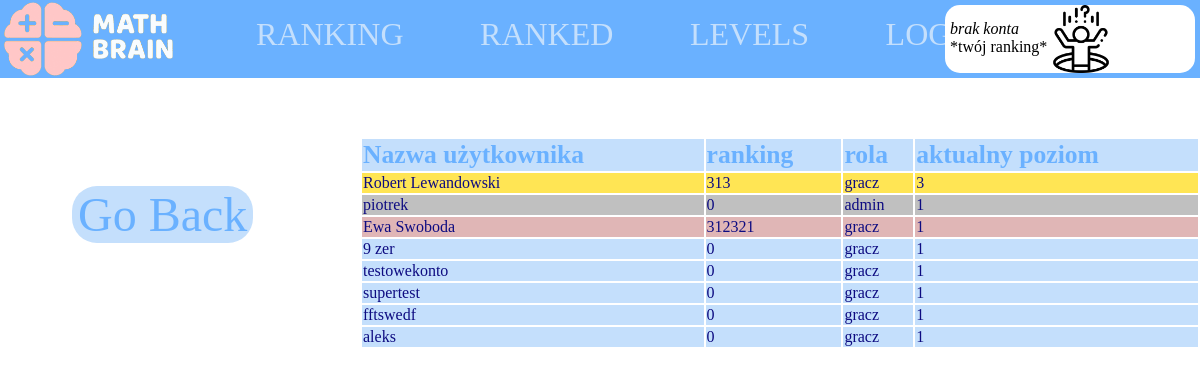
The page /main/uzytkownicy/index.php on the database its author committed.
### tables this page shows
CREATE TABLE `uzytkownik` (
  `id_uzytkownik` int(11) NOT NULL,
  `nick` varchar(30) NOT NULL,
  `telefon` varchar(15) NOT NULL,
  `haslo` varchar(255) NOT NULL,
  `ranking` int(11) DEFAULT 0,
  `rola` tinyint(1) NOT NULL DEFAULT 0,
  `plec` tinyint(1) NOT NULL,
  `poziom` int(11) NOT NULL DEFAULT 1
);

### main/uzytkownicy/index.php (the view, shortened to what this page needs)
<?php include_once "../../inc/header.php";?>
    <!DOCTYPE html>
    <html lang="en">
    <head>
        <link rel="stylesheet" href="styl.css">
    </head>
    <body>
        <section id="lewo">
           <button onclick="history.back()">Go Back</button>
        </section>
    <section id="prawo">
    <table>
        <tr>
            <th>Nazwa użytkownika</th>
            <th>ranking</th>
            <th>rola</th>
            <th>aktualny poziom</th>
        </tr>
        <?php
        $uczestnicySql = 'SELECT `nick`, `ranking`, `rola`, `poziom`, `plec`, `telefon` FROM `uzytkownik` ORDER BY `poziom` DESC;';
        $uczesnicyResult = mysqli_query($conn, $uczestnicySql);
        while($uczestnicyRow = mysqli_fetch_assoc($uczesnicyResult)){
            echo '<tr>';
            echo '<td>'. $uczestnicyRow ["nick"] . '</td>';
            echo '<td>'. $uczestnicyRow ["ranking"] . '</td>';
            if($uczestnicyRow ["rola"] == 0){
                echo '<td> gracz </td>';
            }
            else{
                echo '<td> admin </td>';
            }
            echo '<td>'. $uczestnicyRow["poziom"] . '</td>';
            echo '</tr>';
        }
?>
 </section>
   </body>
</html>

### inc/header.php (shortened to what this page needs)
<!DOCTYPE html>
<html lang="en">
<head>
    <link rel="stylesheet" href="/mathbrain/inc/headerstyle.css">
</head>
<body>
<header id="banner">
<a href="/mathbrain/main/lobby.php"><img src="/mathbrain/inc/logo3.png" alt="Logo Math brain"></a>
<ul id="listaHeader">
    <li><a href="/mathbrain/main/uzytkownicy">RANKING</a></li>
    <li><a href="/mathbrain/main/ranked">RANKED</a></li>
    <li><a href="/mathbrain/main/lobby.php">LEVELS</a></li>
    <?php
    if (!isset($_SESSION['tel']) || empty($_SESSION['tel'])) {
        echo "<li><a href='/mathbrain/logowanie/logowanie.php'>LOGIN</a></li>";
    } else {
        echo '
        <form method="post" action="">
            <button id="wyloguj" type="submit" name="wyloguj">LOGOUT</button>
        </form>
        ';
    }
    ?>
</ul>
<?php
if (!isset($_SESSION["tel"]) || empty($_SESSION["tel"])) {
    echo '
    <div id="dane">
        <div id="informacje">
            <p id="nazwa"><i>brak konta</i><br>*twój ranking*</p>
        </div>
        <img id="profilowe" src="/mathbrain/inc/awatary/dziura.png">
    </div>
    ';
}
?>
</header>
</body>
</html>

### inc/headerstyle.css (style rules this page uses)
body { margin: 0; }
#banner { position: fixed; background-color: #6ab1ff; height: 78px; width: 100%; display: flex; flex-wrap: nowrap; z-index: 1000; overflow-x: auto; overflow-y: hidden; }
#banner img[src="/mathbrain/inc/logo3.png"] { height: 80px; margin-top: -2px; }
#banner ul { margin-left: -3%; list-style: none; display: flex; overflow-x: auto; overflow-y: hidden; width: 980px; z-index: 20; }
#banner li { font-size: 200%; cursor: pointer; margin-top: 0px; margin-left: 10%; font-family: 'Baloo'; }
#banner a { text-decoration: none; color: #c4dffc; }
#dane { font-family: 'Baloo'; color: black; font-size: 100%; overflow: auto; min-width: 250px; height: 87%; margin: 5px; background-color: white; margin-left: auto; display: flex; flex-wrap: nowrap; white-space: nowrap; border-radius: 15px; }
#dane p { margin-top: 15px; margin-left: 5px; }

### main/uzytkownicy/styl.css (style rules this page uses)
body { background-color: white; margin: 0; font-family: 'Baloo'; color: #6ab1ff; }
#prawo { position: absolute; top: 78px; left: 30%; width: 70%; }
#lewo { position: absolute; top: 78px; width: 30%; }
#prawo table { margin-top: 7%; width: 100%; }
#prawo th { background-color: #c4dffc; text-align: left; font-size: 160%; }
#prawo td { background-color: #c4dffc; color: rgb(13, 11, 129); }
#prawo tbody tr:nth-child(2) td { background-color: rgba(255, 217, 0, 0.671); }
#prawo tbody tr:nth-child(3) td { background-color: silver; }
#prawo tbody tr:nth-child(4) td { background-color: rgba(165, 42, 42, 0.342); }
button { background-color: #c4dffc; border: none; color: #6ab1ff; font-family: 'Baloo'; margin-top: 30%; width: auto; height: auto; margin-left: 20%; font-size: 300%; border-radius: 25px; cursor: pointer; }

### rows shown on the page
uzytkownik: nick "Robert Lewandowski", ranking "313", rola "gracz", poziom "3"
uzytkownik: nick "piotrek", ranking "0", rola "admin", poziom "1"
uzytkownik: nick "Ewa Swoboda", ranking "312321", rola "gracz", poziom "1"
uzytkownik: nick "9 zer", ranking "0", rola "gracz", poziom "1"
uzytkownik: nick "testowekonto", ranking "0", rola "gracz", poziom "1"
uzytkownik: nick "supertest", ranking "0", rola "gracz", poziom "1"
uzytkownik: nick "fftswedf", ranking "0", rola "gracz", poziom "1"
uzytkownik: nick "aleks", ranking "0", rola "gracz", poziom "1"
